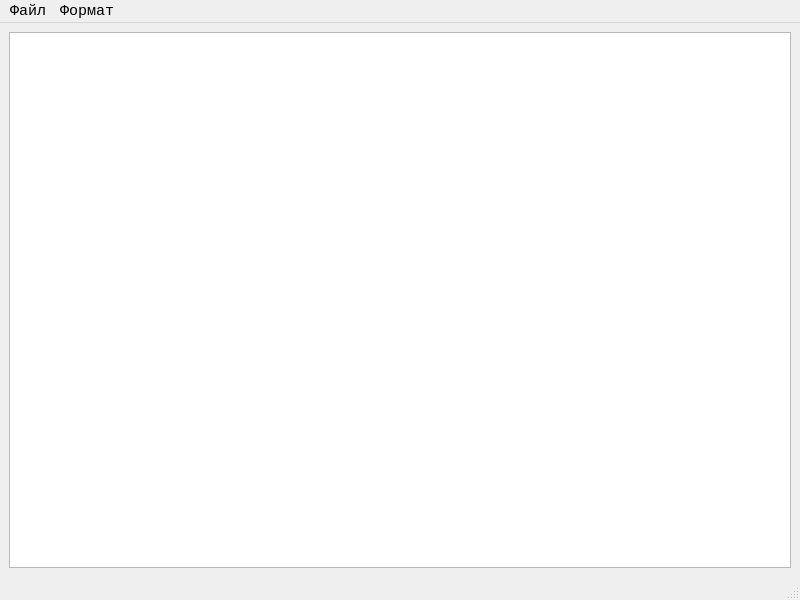
<?xml version="1.0" encoding="UTF-8"?>
<ui version="4.0">
 <class>MainWindow</class>
 <widget class="QMainWindow" name="MainWindow">
  <property name="geometry">
   <rect>
    <x>0</x>
    <y>0</y>
    <width>800</width>
    <height>600</height>
   </rect>
  </property>
  <property name="font">
   <font>
    <family>Consolas</family>
    <pointsize>11</pointsize>
   </font>
  </property>
  <property name="windowTitle">
   <string>Viewer</string>
  </property>
  <widget class="QWidget" name="centralwidget">
   <layout class="QGridLayout" name="gridLayout">
    <item row="0" column="0">
     <layout class="QVBoxLayout" name="verticalLayout">
      <property name="sizeConstraint">
       <enum>QLayout::SetMaximumSize</enum>
      </property>
      <item>
       <widget class="QPlainTextEdit" name="plainTextEdit">
        <property name="font">
         <font>
          <family>Consolas</family>
          <pointsize>11</pointsize>
          <italic>false</italic>
          <bold>false</bold>
          <kerning>true</kerning>
         </font>
        </property>
        <property name="verticalScrollBarPolicy">
         <enum>Qt::ScrollBarAsNeeded</enum>
        </property>
        <property name="lineWrapMode">
         <enum>QPlainTextEdit::NoWrap</enum>
        </property>
        <property name="readOnly">
         <bool>true</bool>
        </property>
       </widget>
      </item>
     </layout>
    </item>
   </layout>
  </widget>
  <widget class="QMenuBar" name="menubar">
   <property name="geometry">
    <rect>
     <x>0</x>
     <y>0</y>
     <width>800</width>
     <height>23</height>
    </rect>
   </property>
   <widget class="QMenu" name="file">
    <property name="title">
     <string>Файл</string>
    </property>
    <addaction name="open"/>
    <addaction name="separator"/>
    <addaction name="exit"/>
   </widget>
   <widget class="QMenu" name="format">
    <property name="title">
     <string>Формат</string>
    </property>
    <addaction name="ascii"/>
    <addaction name="hex"/>
   </widget>
   <addaction name="file"/>
   <addaction name="format"/>
  </widget>
  <widget class="QStatusBar" name="statusbar"/>
  <action name="open">
   <property name="text">
    <string>Открыть</string>
   </property>
  </action>
  <action name="exit">
   <property name="text">
    <string>Выход</string>
   </property>
   <property name="shortcut">
    <string>Esc</string>
   </property>
  </action>
  <action name="ascii">
   <property name="text">
    <string>ASCII</string>
   </property>
  </action>
  <action name="hex">
   <property name="text">
    <string>HEX</string>
   </property>
  </action>
 </widget>
 <resources/>
 <connections/>
</ui>
